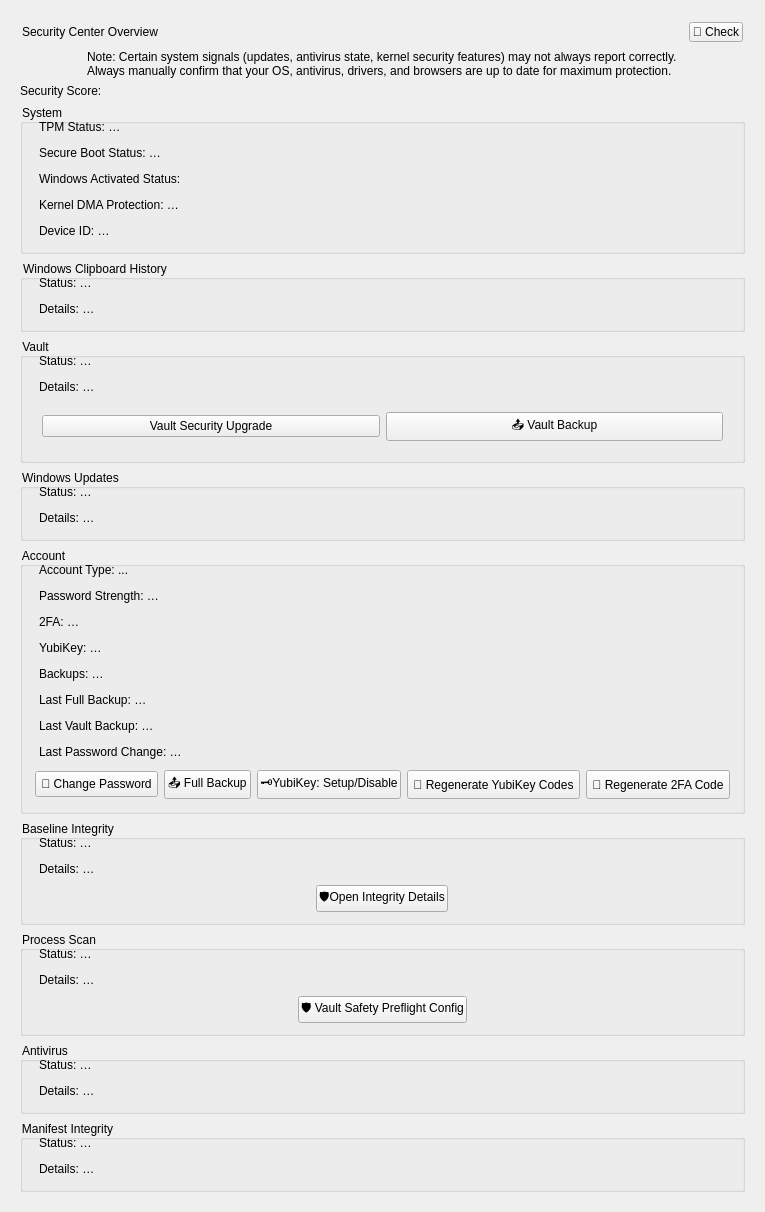
          <widget class="QWidget" name="scrollAreaWidgetContents_8">
           <property name="geometry">
            <rect>
             <x>0</x>
             <y>0</y>
             <width>85</width>
             <height>939</height>
            </rect>
           </property>
           <property name="sizePolicy">
            <sizepolicy hsizetype="Ignored" vsizetype="Preferred">
             <horstretch>0</horstretch>
             <verstretch>0</verstretch>
            </sizepolicy>
           </property>
           <layout class="QVBoxLayout" name="verticalLayout_30">
            <item>
             <widget class="QWidget" name="widget_18" native="true">
              <property name="sizePolicy">
               <sizepolicy hsizetype="Preferred" vsizetype="Minimum">
                <horstretch>0</horstretch>
                <verstretch>0</verstretch>
               </sizepolicy>
              </property>
              <layout class="QVBoxLayout" name="verticalLayout_4">
               <item>
                <widget class="QWidget" name="securityHeaderWidget" native="true">
                 <layout class="QHBoxLayout" name="horizontalLayout_15">
                  <property name="leftMargin">
                   <number>2</number>
                  </property>
                  <property name="topMargin">
                   <number>2</number>
                  </property>
                  <property name="rightMargin">
                   <number>2</number>
                  </property>
                  <property name="bottomMargin">
                   <number>2</number>
                  </property>
                  <item>
                   <widget class="QLabel" name="label_5">
                    <property name="sizePolicy">
                     <sizepolicy hsizetype="Maximum" vsizetype="Preferred">
                      <horstretch>0</horstretch>
                      <verstretch>0</verstretch>
                     </sizepolicy>
                    </property>
                    <property name="text">
                     <string>Security Center Overview</string>
                    </property>
                   </widget>
                  </item>
                  <item>
                   <spacer name="horizontalSpacer_8">
                    <property name="orientation">
                     <enum>Qt::Horizontal</enum>
                    </property>
                    <property name="sizeHint" stdset="0">
                     <size>
                      <width>40</width>
                      <height>20</height>
                     </size>
                    </property>
                   </spacer>
                  </item>
                  <item>
                   <widget class="QPushButton" name="securityRefreshButton">
                    <property name="minimumSize">
                     <size>
                      <width>0</width>
                      <height>20</height>
                     </size>
                    </property>
                    <property name="toolTip">
                     <string>re-run baseline check + preflight + AV detection</string>
                    </property>
                    <property name="styleSheet">
                     <string notr="true">padding:2;</string>
                    </property>
                    <property name="text">
                     <string>🔄 Check</string>
                    </property>
                   </widget>
                  </item>
                 </layout>
                </widget>
               </item>
               <item alignment="Qt::AlignHCenter">
                <widget class="QLabel" name="label_7">
                 <property name="text">
                  <string>Note: Certain system signals (updates, antivirus state, kernel security features) may not always report correctly.
Always manually confirm that your OS, antivirus, drivers, and browsers are up to date for maximum protection.</string>
                 </property>
                </widget>
               </item>
               <item>
                <widget class="QLabel" name="securityScoreLabel">
                 <property name="text">
                  <string>Security Score:</string>
                 </property>
                </widget>
               </item>
               <item>
                <widget class="QGroupBox" name="baselineIntegrityGroup_2">
                 <property name="styleSheet">
                  <string notr="true">padding:3;</string>
                 </property>
                 <property name="title">
                  <string>System</string>
                 </property>
                 <layout class="QVBoxLayout" name="verticalLayout_34">
                  <item>
                   <layout class="QGridLayout" name="baselineIntegrityLayout_2">
                    <item row="4" column="0">
                     <widget class="QLabel" name="systemDeviceIdLabel">
                      <property name="text">
                       <string>Device ID: …</string>
                      </property>
                     </widget>
                    </item>
                    <item row="1" column="0">
                     <widget class="QLabel" name="systemSecureBootStatusLabel">
                      <property name="text">
                       <string>Secure Boot Status: …</string>
                      </property>
                     </widget>
                    </item>
                    <item row="2" column="0">
                     <widget class="QLabel" name="systemWindowsActivatedLabel">
                      <property name="text">
                       <string>Windows Activated Status:</string>
                      </property>
                     </widget>
                    </item>
                    <item row="0" column="0">
                     <widget class="QLabel" name="systemTpmStatusLabel">
                      <property name="text">
                       <string>TPM Status: …</string>
                      </property>
                     </widget>
                    </item>
                    <item row="3" column="0">
                     <widget class="QLabel" name="systemKernelDmaStatusLabel">
                      <property name="text">
                       <string>Kernel DMA Protection: …</string>
                      </property>
                     </widget>
                    </item>
                   </layout>
                  </item>
                 </layout>
                </widget>
               </item>
               <item>
                <widget class="QGroupBox" name="baselineIntegrityGroup_5">
                 <property name="styleSheet">
                  <string notr="true">padding:3;</string>
                 </property>
                 <property name="title">
                  <string>Windows Clipboard History</string>
                 </property>
                 <layout class="QVBoxLayout" name="verticalLayout_38">
                  <item>
                   <layout class="QGridLayout" name="windowsClipboardLayout">
                    <item row="0" column="0">
                     <widget class="QLabel" name="windowsClipboardStatusLabel">
                      <property name="text">
                       <string>Status: …</string>
                      </property>
                     </widget>
                    </item>
                    <item row="2" column="0">
                     <widget class="QLabel" name="windowsClipboardDetailsLabel">
                      <property name="text">
                       <string>Details: …</string>
                      </property>
                     </widget>
                    </item>
                   </layout>
                  </item>
                 </layout>
                </widget>
               </item>
               <item>
                <widget class="QGroupBox" name="baselineIntegrityGroup_4">
                 <property name="styleSheet">
                  <string notr="true">padding:3;</string>
                 </property>
                 <property name="title">
                  <string>Vault</string>
                 </property>
                 <layout class="QVBoxLayout" name="verticalLayout_37">
                  <item>
                   <layout class="QGridLayout" name="vaultDetailsLayout">
                    <item row="2" column="0">
                     <widget class="QWidget" name="widget_23" native="true">
                      <property name="minimumSize">
                       <size>
                        <width>0</width>
                        <height>12</height>
                       </size>
                      </property>
                      <layout class="QHBoxLayout" name="horizontalLayout_22">
                       <item>
                        <widget class="QPushButton" name="vault_security_update">
                         <property name="minimumSize">
                          <size>
                           <width>0</width>
                           <height>20</height>
                          </size>
                         </property>
                         <property name="styleSheet">
                          <string notr="true"/>
                         </property>
                         <property name="text">
                          <string>Vault Security Upgrade</string>
                         </property>
                        </widget>
                       </item>
                       <item>
                        <widget class="QPushButton" name="exportWithPasswordButton_2">
                         <property name="minimumSize">
                          <size>
                           <width>0</width>
                           <height>20</height>
                          </size>
                         </property>
                         <property name="styleSheet">
                          <string notr="true"/>
                         </property>
                         <property name="text">
                          <string>📤 Vault Backup</string>
                         </property>
                        </widget>
                       </item>
                      </layout>
                     </widget>
                    </item>
                    <item row="0" column="0">
                     <widget class="QLabel" name="vaultStatusLabel">
                      <property name="text">
                       <string>Status: …</string>
                      </property>
                     </widget>
                    </item>
                    <item row="1" column="0">
                     <widget class="QLabel" name="vaultDetailsLabel">
                      <property name="text">
                       <string>Details: …</string>
                      </property>
                     </widget>
                    </item>
                   </layout>
                  </item>
                 </layout>
                </widget>
               </item>
               <item>
                <widget class="QGroupBox" name="baselineIntegrityGroup_3">
                 <property name="styleSheet">
                  <string notr="true">padding:3;</string>
                 </property>
                 <property name="title">
                  <string>Windows Updates</string>
                 </property>
                 <layout class="QVBoxLayout" name="verticalLayout_35">
                  <item>
                   <layout class="QGridLayout" name="windowsUpdatesLayout_3">
                    <item row="0" column="0">
                     <widget class="QLabel" name="windowsUpdatesStatusLabel">
                      <property name="text">
                       <string>Status: …</string>
                      </property>
                     </widget>
                    </item>
                    <item row="1" column="0">
                     <widget class="QLabel" name="windowsUpdatesDetailsLabel">
                      <property name="text">
                       <string>Details: …</string>
                      </property>
                     </widget>
                    </item>
                   </layout>
                  </item>
                 </layout>
                </widget>
               </item>
               <item>
                <widget class="QGroupBox" name="accountSecurityLayout">
                 <property name="styleSheet">
                  <string notr="true">padding:3;</string>
                 </property>
                 <property name="title">
                  <string>Account</string>
                 </property>
                 <layout class="QVBoxLayout" name="verticalLayout_36">
                  <item>
                   <layout class="QGridLayout" name="accountSecurityGroup">
                    <item row="8" column="0">
                     <widget class="QLabel" name="accountPasswordLastChangedLabel">
                      <property name="text">
                       <string>Last Password Change: …</string>
                      </property>
                     </widget>
                    </item>
                    <item row="2" column="0">
                     <widget class="QLabel" name="accountPasswordStrengthLabel">
                      <property name="text">
                       <string>Password Strength: …</string>
                      </property>
                     </widget>
                    </item>
                    <item row="3" column="0">
                     <widget class="QLabel" name="accountTwofaStatusLabel">
                      <property name="text">
                       <string>2FA: …</string>
                      </property>
                     </widget>
                    </item>
                    <item row="4" column="0">
                     <widget class="QLabel" name="accountYubiStatusLabel">
                      <property name="text">
                       <string>YubiKey: …</string>
                      </property>
                     </widget>
                    </item>
                    <item row="7" column="0">
                     <widget class="QLabel" name="accountBackupLastVaultLabel">
                      <property name="text">
                       <string>Last Vault Backup: …</string>
                      </property>
                     </widget>
                    </item>
                    <item row="6" column="0">
                     <widget class="QLabel" name="accountBackupLastFullLabel">
                      <property name="text">
                       <string>Last Full Backup: …</string>
                      </property>
                     </widget>
                    </item>
                    <item row="5" column="0">
                     <widget class="QLabel" name="accountBackupStatusLabel">
                      <property name="text">
                       <string>Backups: …</string>
                      </property>
                     </widget>
                    </item>
                    <item row="9" column="0">
                     <widget class="QWidget" name="widget_19" native="true">
                      <layout class="QHBoxLayout" name="horizontalLayout_18">
                       <property name="leftMargin">
                        <number>2</number>
                       </property>
                       <property name="topMargin">
                        <number>2</number>
                       </property>
                       <property name="rightMargin">
                        <number>2</number>
                       </property>
                       <property name="bottomMargin">
                        <number>2</number>
                       </property>
                       <item>
                        <widget class="QPushButton" name="changePasswordButton_2">
                         <property name="minimumSize">
                          <size>
                           <width>0</width>
                           <height>20</height>
                          </size>
                         </property>
                         <property name="toolTip">
                          <string>Change your password</string>
                         </property>
                         <property name="styleSheet">
                          <string notr="true">padding:5</string>
                         </property>
                         <property name="text">
                          <string>🔐 Change Password</string>
                         </property>
                        </widget>
                       </item>
                       <item>
                        <widget class="QPushButton" name="exportVaultButton_2">
                         <property name="sizePolicy">
                          <sizepolicy hsizetype="Preferred" vsizetype="Preferred">
                           <horstretch>0</horstretch>
                           <verstretch>0</verstretch>
                          </sizepolicy>
                         </property>
                         <property name="minimumSize">
                          <size>
                           <width>0</width>
                           <height>20</height>
                          </size>
                         </property>
                         <property name="styleSheet">
                          <string notr="true"/>
                         </property>
                         <property name="text">
                          <string>📤 Full Backup</string>
                         </property>
                        </widget>
                       </item>
                       <item>
                        <widget class="QPushButton" name="btnDeviceUnlock_2">
                         <property name="sizePolicy">
                          <sizepolicy hsizetype="Preferred" vsizetype="Preferred">
                           <horstretch>0</horstretch>
                           <verstretch>0</verstretch>
                          </sizepolicy>
                         </property>
                         <property name="minimumSize">
                          <size>
                           <width>0</width>
                           <height>20</height>
                          </size>
                         </property>
                         <property name="toolTip">
                          <string>Link a YubiKey to your Account/Vault</string>
                         </property>
                         <property name="styleSheet">
                          <string notr="true">padding:2</string>
                         </property>
                         <property name="text">
                          <string>🗝️YubiKey: Setup/Disable</string>
                         </property>
                        </widget>
                       </item>
                       <item>
                        <widget class="QPushButton" name="regen_key_1">
                         <property name="sizePolicy">
                          <sizepolicy hsizetype="Preferred" vsizetype="Preferred">
                           <horstretch>0</horstretch>
                           <verstretch>0</verstretch>
                          </sizepolicy>
                         </property>
                         <property name="minimumSize">
                          <size>
                           <width>0</width>
                           <height>20</height>
                          </size>
                         </property>
                         <property name="toolTip">
                          <string>Must add if enabled in Profile/ Regenerate a new code if lost your old one</string>
                         </property>
                         <property name="styleSheet">
                          <string notr="true">padding:5</string>
                         </property>
                         <property name="text">
                          <string>🔄 Regenerate YubiKey Codes</string>
                         </property>
                        </widget>
                       </item>
                       <item>
                        <widget class="QPushButton" name="regen_key_2fa_2">
                         <property name="sizePolicy">
                          <sizepolicy hsizetype="Preferred" vsizetype="Preferred">
                           <horstretch>0</horstretch>
                           <verstretch>0</verstretch>
                          </sizepolicy>
                         </property>
                         <property name="minimumSize">
                          <size>
                           <width>0</width>
                           <height>20</height>
                          </size>
                         </property>
                         <property name="toolTip">
                          <string>Must add if enabled in Profile/ Regenerate a new code if lost your old one</string>
                         </property>
                         <property name="styleSheet">
                          <string notr="true">padding:5</string>
                         </property>
                         <property name="text">
                          <string>🔄 Regenerate 2FA Code</string>
                         </property>
                        </widget>
                       </item>
                      </layout>
                     </widget>
                    </item>
                    <item row="1" column="0">
                     <widget class="QLabel" name="recovery_m_2">
                      <property name="text">
                       <string>Account Type: ...</string>
                      </property>
                     </widget>
                    </item>
                   </layout>
                  </item>
                 </layout>
                </widget>
               </item>
               <item>
                <widget class="QGroupBox" name="baselineIntegrityGroup">
                 <property name="styleSheet">
                  <string notr="true">padding:3;</string>
                 </property>
                 <property name="title">
                  <string>Baseline Integrity</string>
                 </property>
                 <layout class="QVBoxLayout" name="verticalLayout_31">
                  <item>
                   <layout class="QGridLayout" name="baselineIntegrityLayout">
                    <item row="1" column="0">
                     <widget class="QLabel" name="baselineIntegrityDetails">
                      <property name="text">
                       <string>Details: …</string>
                      </property>
                     </widget>
                    </item>
                    <item row="0" column="0">
                     <widget class="QLabel" name="baselineIntegrityStatus">
                      <property name="text">
                       <string>Status: …</string>
                      </property>
                     </widget>
                    </item>
                    <item row="2" column="0" alignment="Qt::AlignHCenter">
                     <widget class="QPushButton" name="securityOpenIntegrityButton">
                      <property name="minimumSize">
                       <size>
                        <width>0</width>
                        <height>20</height>
                       </size>
                      </property>
                      <property name="toolTip">
                       <string>re-run baseline check + preflight + AV detection</string>
                      </property>
                      <property name="styleSheet">
                       <string notr="true">padding:2;</string>
                      </property>
                      <property name="text">
                       <string>🛡️Open Integrity Details</string>
                      </property>
                     </widget>
                    </item>
                   </layout>
                  </item>
                 </layout>
                </widget>
               </item>
               <item>
                <widget class="QGroupBox" name="processScanGroup">
                 <property name="styleSheet">
                  <string notr="true">padding:3;
</string>
                 </property>
                 <property name="title">
                  <string>Process Scan</string>
                 </property>
                 <layout class="QHBoxLayout" name="horizontalLayout_9">
                  <item>
                   <layout class="QGridLayout" name="processScanLayout">
                    <item row="1" column="0">
                     <widget class="QLabel" name="processScanDetails">
                      <property name="text">
                       <string>Details: …</string>
                      </property>
                     </widget>
                    </item>
                    <item row="0" column="0">
                     <widget class="QLabel" name="processScanStatus">
                      <property name="text">
                       <string>Status: …</string>
                      </property>
                     </widget>
                    </item>
                    <item row="2" column="0" alignment="Qt::AlignHCenter">
                     <widget class="QPushButton" name="securityPreflightConfigButton">
                      <property name="minimumSize">
                       <size>
                        <width>0</width>
                        <height>20</height>
                       </size>
                      </property>
                      <property name="styleSheet">
                       <string notr="true">padding:2;</string>
                      </property>
                      <property name="text">
                       <string>🛡️ Vault Safety Preflight Config</string>
                      </property>
                     </widget>
                    </item>
                   </layout>
                  </item>
                 </layout>
                </widget>
               </item>
               <item>
                <widget class="QGroupBox" name="antivirusGroup">
                 <property name="styleSheet">
                  <string notr="true">padding:3;</string>
                 </property>
                 <property name="title">
                  <string>Antivirus</string>
                 </property>
                 <layout class="QVBoxLayout" name="verticalLayout_32">
                  <item>
                   <layout class="QGridLayout" name="antivirusLayout">
                    <item row="1" column="0">
                     <widget class="QLabel" name="antivirusDetails">
                      <property name="text">
                       <string>Details: …</string>
                      </property>
                     </widget>
                    </item>
                    <item row="0" column="0">
                     <widget class="QLabel" name="antivirusStatus">
                      <property name="text">
                       <string>Status: …</string>
                      </property>
                     </widget>
                    </item>
                   </layout>
                  </item>
                 </layout>
                </widget>
               </item>
               <item>
                <widget class="QGroupBox" name="manifestIntegrityGroup">
                 <property name="styleSheet">
                  <string notr="true">padding:3;</string>
                 </property>
                 <property name="title">
                  <string>Manifest Integrity</string>
                 </property>
                 <layout class="QVBoxLayout" name="verticalLayout_33">
                  <item>
                   <layout class="QGridLayout" name="manifestIntegrityLayout">
                    <item row="0" column="0">
                     <widget class="QLabel" name="manifestIntegrityStatus">
                      <property name="text">
                       <string>Status: …</string>
                      </property>
                     </widget>
                    </item>
                    <item row="1" column="0">
                     <widget class="QLabel" name="manifestIntegrityDetails">
                      <property name="text">
                       <string>Details: …</string>
                      </property>
                     </widget>
                    </item>
                   </layout>
                  </item>
                 </layout>
                </widget>
               </item>
              </layout>
             </widget>
            </item>
           </layout>
          </widget>
